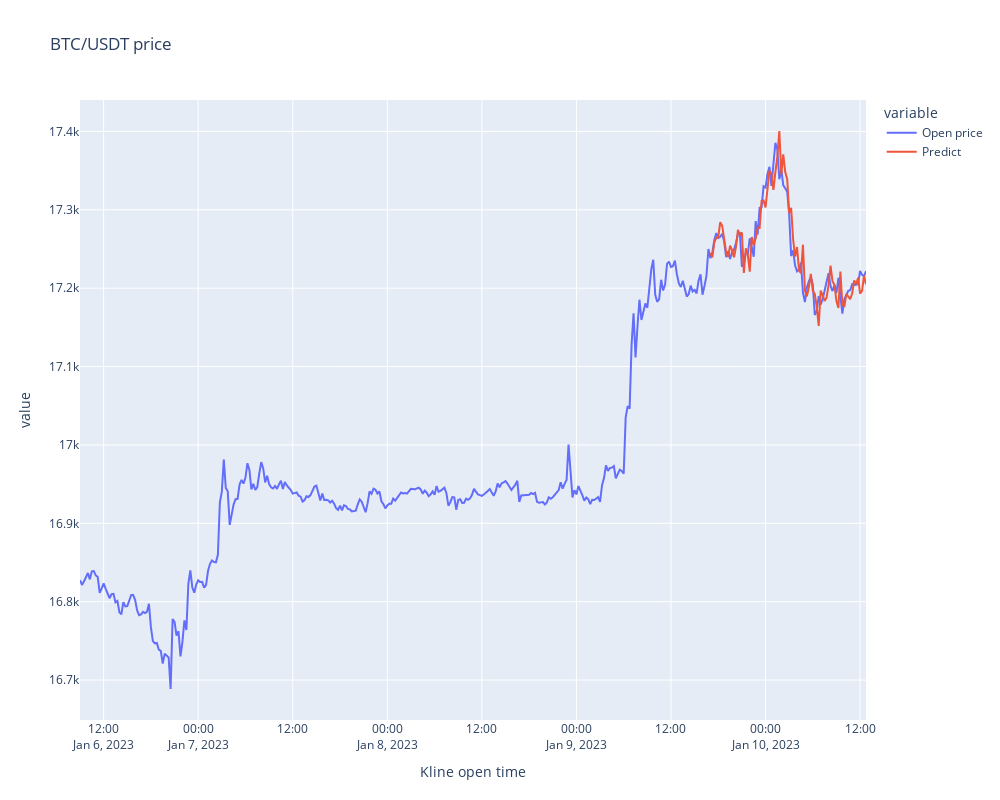

Source (notebook cell):
### Code cell
visualize_prediction(predictions, variant="test")

### Figure 1 — Plotly figure (JSON) as saved in the notebook; plotly's stock layout.template omitted (floating-point values rounded to 4 significant figures; data arrays with more than 128 entries replaced by an {"elided": "..."} marker saying what was removed)
{"data": [{"hovertemplate": "variable=Open price<br>Kline open time=%{x}<br>value=%{y}<extra></extra>", "legendgroup": "Open price", "line": {"color": "#636efa", "dash": "solid"}, "marker": {"symbol": "circle"}, "mode": "lines", "name": "Open price", "orientation": "v", "showlegend": true, "type": "scatter", "x": {"elided": "400 str values"}, "xaxis": "x", "y": {"elided": "400 float values"}, "yaxis": "y"}, {"hovertemplate": "variable=Predict<br>Kline open time=%{x}<br>value=%{y}<extra></extra>", "legendgroup": "Predict", "line": {"color": "#EF553B", "dash": "solid"}, "marker": {"symbol": "circle"}, "mode": "lines", "name": "Predict", "orientation": "v", "showlegend": true, "type": "scatter", "x": {"elided": "400 str values"}, "xaxis": "x", "y": {"elided": "400 float values"}, "yaxis": "y"}], "layout": {"height": 800, "legend": {"title": {"text": "variable"}, "tracegroupgap": 0}, "title": {"text": "BTC/USDT price"}, "width": 1000, "xaxis": {"anchor": "y", "domain": [0, 1], "title": {"text": "Kline open time"}}, "yaxis": {"anchor": "x", "domain": [0, 1], "title": {"text": "value"}}}}
